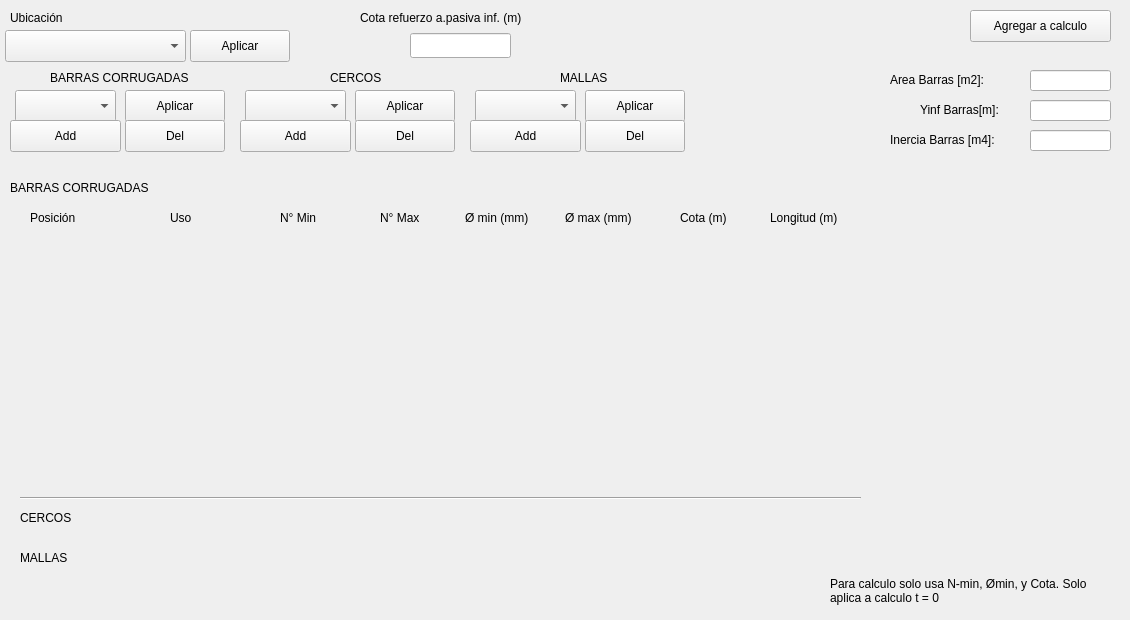
   <widget class="QWidget" name="tab_3">
    <attribute name="title">
     <string>Arm. Pasiva</string>
    </attribute>
    <widget class="QLabel" name="tab3_label_ubicacion">
     <property name="geometry">
      <rect>
       <x>10</x>
       <y>10</y>
       <width>71</width>
       <height>16</height>
      </rect>
     </property>
     <property name="text">
      <string>Ubicación</string>
     </property>
    </widget>
    <widget class="QComboBox" name="tab3_combo_ubicacion">
     <property name="geometry">
      <rect>
       <x>5</x>
       <y>30</y>
       <width>181</width>
       <height>32</height>
      </rect>
     </property>
    </widget>
    <widget class="QPushButton" name="tab3_btn_apply_ubicacion">
     <property name="geometry">
      <rect>
       <x>190</x>
       <y>30</y>
       <width>100</width>
       <height>32</height>
      </rect>
     </property>
     <property name="text">
      <string>Aplicar</string>
     </property>
    </widget>
    <widget class="QPushButton" name="tab3_btn_apply_tipo_barras">
     <property name="geometry">
      <rect>
       <x>125</x>
       <y>90</y>
       <width>100</width>
       <height>32</height>
      </rect>
     </property>
     <property name="text">
      <string>Aplicar</string>
     </property>
    </widget>
    <widget class="QComboBox" name="tab3_combo_tipo_barras">
     <property name="geometry">
      <rect>
       <x>15</x>
       <y>90</y>
       <width>101</width>
       <height>32</height>
      </rect>
     </property>
    </widget>
    <widget class="QLabel" name="tab3_label_tipo_barras">
     <property name="geometry">
      <rect>
       <x>50</x>
       <y>70</y>
       <width>161</width>
       <height>16</height>
      </rect>
     </property>
     <property name="text">
      <string>BARRAS CORRUGADAS</string>
     </property>
    </widget>
    <widget class="QLabel" name="tab3_label_refuerzo">
     <property name="geometry">
      <rect>
       <x>360</x>
       <y>10</y>
       <width>211</width>
       <height>16</height>
      </rect>
     </property>
     <property name="text">
      <string>Cota refuerzo a.pasiva inf. (m)</string>
     </property>
    </widget>
    <widget class="QLineEdit" name="tab3_line_refuerzo">
     <property name="geometry">
      <rect>
       <x>410</x>
       <y>33</y>
       <width>101</width>
       <height>25</height>
      </rect>
     </property>
     <property name="text">
      <string/>
     </property>
    </widget>
    <widget class="QPushButton" name="tab3_btn_apply_tipo_cercos">
     <property name="geometry">
      <rect>
       <x>355</x>
       <y>90</y>
       <width>100</width>
       <height>32</height>
      </rect>
     </property>
     <property name="text">
      <string>Aplicar</string>
     </property>
    </widget>
    <widget class="QComboBox" name="tab3_combo_tipo_cercos">
     <property name="geometry">
      <rect>
       <x>245</x>
       <y>90</y>
       <width>101</width>
       <height>32</height>
      </rect>
     </property>
    </widget>
    <widget class="QLabel" name="tab3_label_tipo_cercos">
     <property name="geometry">
      <rect>
       <x>330</x>
       <y>70</y>
       <width>61</width>
       <height>16</height>
      </rect>
     </property>
     <property name="text">
      <string>CERCOS</string>
     </property>
    </widget>
    <widget class="QPushButton" name="tab3_btn_apply_tipo_mallas">
     <property name="geometry">
      <rect>
       <x>585</x>
       <y>90</y>
       <width>100</width>
       <height>32</height>
      </rect>
     </property>
     <property name="text">
      <string>Aplicar</string>
     </property>
    </widget>
    <widget class="QComboBox" name="tab3_combo_tipo_mallas">
     <property name="geometry">
      <rect>
       <x>475</x>
       <y>90</y>
       <width>101</width>
       <height>32</height>
      </rect>
     </property>
    </widget>
    <widget class="QLabel" name="tab3_label_tipo_mallas">
     <property name="geometry">
      <rect>
       <x>560</x>
       <y>70</y>
       <width>61</width>
       <height>16</height>
      </rect>
     </property>
     <property name="text">
      <string>MALLAS</string>
     </property>
    </widget>
    <widget class="QPushButton" name="tab3_btn_add_barras">
     <property name="geometry">
      <rect>
       <x>10</x>
       <y>120</y>
       <width>111</width>
       <height>32</height>
      </rect>
     </property>
     <property name="text">
      <string>Add</string>
     </property>
    </widget>
    <widget class="QPushButton" name="tab3_btn_del_barras">
     <property name="geometry">
      <rect>
       <x>125</x>
       <y>120</y>
       <width>100</width>
       <height>32</height>
      </rect>
     </property>
     <property name="text">
      <string>Del</string>
     </property>
    </widget>
    <widget class="QPushButton" name="tab3_btn_add_cercos">
     <property name="geometry">
      <rect>
       <x>240</x>
       <y>120</y>
       <width>111</width>
       <height>32</height>
      </rect>
     </property>
     <property name="text">
      <string>Add</string>
     </property>
    </widget>
    <widget class="QPushButton" name="tab3_btn_del_cercos">
     <property name="geometry">
      <rect>
       <x>355</x>
       <y>120</y>
       <width>100</width>
       <height>32</height>
      </rect>
     </property>
     <property name="text">
      <string>Del</string>
     </property>
    </widget>
    <widget class="QPushButton" name="tab3_btn_add_mallas">
     <property name="geometry">
      <rect>
       <x>470</x>
       <y>120</y>
       <width>111</width>
       <height>32</height>
      </rect>
     </property>
     <property name="text">
      <string>Add</string>
     </property>
    </widget>
    <widget class="QPushButton" name="tab3_btn_del_mallas">
     <property name="geometry">
      <rect>
       <x>585</x>
       <y>120</y>
       <width>100</width>
       <height>32</height>
      </rect>
     </property>
     <property name="text">
      <string>Del</string>
     </property>
    </widget>
    <widget class="QWidget" name="verticalLayoutWidget_2">
     <property name="geometry">
      <rect>
       <x>10</x>
       <y>230</y>
       <width>851</width>
       <height>241</height>
      </rect>
     </property>
     <layout class="QVBoxLayout" name="tab3_Vlayout_barras">
      <property name="spacing">
       <number>0</number>
      </property>
      <item>
       <spacer name="tab3_Vspacer">
        <property name="orientation">
         <enum>Qt::Orientation::Vertical</enum>
        </property>
        <property name="sizeHint" stdset="0">
         <size>
          <width>20</width>
          <height>40</height>
         </size>
        </property>
       </spacer>
      </item>
     </layout>
    </widget>
    <widget class="QLabel" name="tab3_label_barras">
     <property name="geometry">
      <rect>
       <x>10</x>
       <y>180</y>
       <width>161</width>
       <height>16</height>
      </rect>
     </property>
     <property name="text">
      <string>BARRAS CORRUGADAS</string>
     </property>
    </widget>
    <widget class="QLabel" name="tab3_label_posicion">
     <property name="geometry">
      <rect>
       <x>30</x>
       <y>210</y>
       <width>58</width>
       <height>16</height>
      </rect>
     </property>
     <property name="text">
      <string>Posición</string>
     </property>
    </widget>
    <widget class="QLabel" name="tab3_label_uso">
     <property name="geometry">
      <rect>
       <x>170</x>
       <y>210</y>
       <width>31</width>
       <height>16</height>
      </rect>
     </property>
     <property name="text">
      <string>Uso</string>
     </property>
    </widget>
    <widget class="QLabel" name="tab3_label_n_min">
     <property name="geometry">
      <rect>
       <x>280</x>
       <y>210</y>
       <width>58</width>
       <height>16</height>
      </rect>
     </property>
     <property name="text">
      <string>N° Min</string>
     </property>
    </widget>
    <widget class="QLabel" name="tab3_label_n_max">
     <property name="geometry">
      <rect>
       <x>380</x>
       <y>210</y>
       <width>58</width>
       <height>16</height>
      </rect>
     </property>
     <property name="text">
      <string>N° Max</string>
     </property>
    </widget>
    <widget class="QLabel" name="tab3_label_d_min">
     <property name="geometry">
      <rect>
       <x>465</x>
       <y>210</y>
       <width>81</width>
       <height>16</height>
      </rect>
     </property>
     <property name="text">
      <string>Ø min (mm)</string>
     </property>
    </widget>
    <widget class="QLabel" name="tab3_label_d_max">
     <property name="geometry">
      <rect>
       <x>565</x>
       <y>210</y>
       <width>91</width>
       <height>16</height>
      </rect>
     </property>
     <property name="text">
      <string>Ø max (mm)</string>
     </property>
    </widget>
    <widget class="QLabel" name="tab3_label_cota">
     <property name="geometry">
      <rect>
       <x>680</x>
       <y>210</y>
       <width>61</width>
       <height>16</height>
      </rect>
     </property>
     <property name="text">
      <string>Cota (m)</string>
     </property>
    </widget>
    <widget class="QLabel" name="tab3_label_longitud">
     <property name="geometry">
      <rect>
       <x>770</x>
       <y>210</y>
       <width>91</width>
       <height>16</height>
      </rect>
     </property>
     <property name="text">
      <string>Longitud (m)</string>
     </property>
    </widget>
    <widget class="QLabel" name="tab3_label_cercos">
     <property name="geometry">
      <rect>
       <x>20</x>
       <y>510</y>
       <width>61</width>
       <height>16</height>
      </rect>
     </property>
     <property name="text">
      <string>CERCOS</string>
     </property>
    </widget>
    <widget class="QLabel" name="tab3_label_mallas">
     <property name="geometry">
      <rect>
       <x>20</x>
       <y>550</y>
       <width>61</width>
       <height>16</height>
      </rect>
     </property>
     <property name="text">
      <string>MALLAS</string>
     </property>
    </widget>
    <widget class="Line" name="tab3_horizontal_line">
     <property name="geometry">
      <rect>
       <x>20</x>
       <y>490</y>
       <width>841</width>
       <height>16</height>
      </rect>
     </property>
     <property name="orientation">
      <enum>Qt::Orientation::Horizontal</enum>
     </property>
    </widget>
    <widget class="QPushButton" name="tab3_btn_calcular">
     <property name="geometry">
      <rect>
       <x>970</x>
       <y>10</y>
       <width>141</width>
       <height>32</height>
      </rect>
     </property>
     <property name="text">
      <string>Agregar a calculo</string>
     </property>
    </widget>
    <widget class="QLabel" name="tab3_label_yinf_barras">
     <property name="geometry">
      <rect>
       <x>920</x>
       <y>100</y>
       <width>101</width>
       <height>20</height>
      </rect>
     </property>
     <property name="text">
      <string>Yinf Barras[m]:</string>
     </property>
    </widget>
    <widget class="QLineEdit" name="tab3_line_yinf_barras">
     <property name="geometry">
      <rect>
       <x>1030</x>
       <y>100</y>
       <width>81</width>
       <height>21</height>
      </rect>
     </property>
    </widget>
    <widget class="QLabel" name="tab3_label_area_barras">
     <property name="geometry">
      <rect>
       <x>890</x>
       <y>70</y>
       <width>131</width>
       <height>20</height>
      </rect>
     </property>
     <property name="text">
      <string>Area Barras [m2]:</string>
     </property>
    </widget>
    <widget class="QLineEdit" name="tab3_line_area_barras">
     <property name="geometry">
      <rect>
       <x>1030</x>
       <y>70</y>
       <width>81</width>
       <height>21</height>
      </rect>
     </property>
    </widget>
    <widget class="QLineEdit" name="tab3_line_inercia_barras">
     <property name="geometry">
      <rect>
       <x>1030</x>
       <y>130</y>
       <width>81</width>
       <height>21</height>
      </rect>
     </property>
    </widget>
    <widget class="QLabel" name="tab3_label_inercia_barras">
     <property name="geometry">
      <rect>
       <x>890</x>
       <y>130</y>
       <width>141</width>
       <height>20</height>
      </rect>
     </property>
     <property name="text">
      <string>Inercia Barras [m4]:</string>
     </property>
    </widget>
    <widget class="QLabel" name="tab3_instrucciones">
     <property name="geometry">
      <rect>
       <x>830</x>
       <y>570</y>
       <width>291</width>
       <height>41</height>
      </rect>
     </property>
     <property name="text">
      <string>Para calculo solo usa N-min, Ømin, y Cota. Solo aplica a calculo t = 0</string>
     </property>
     <property name="wordWrap">
      <bool>true</bool>
     </property>
    </widget>
   </widget>
